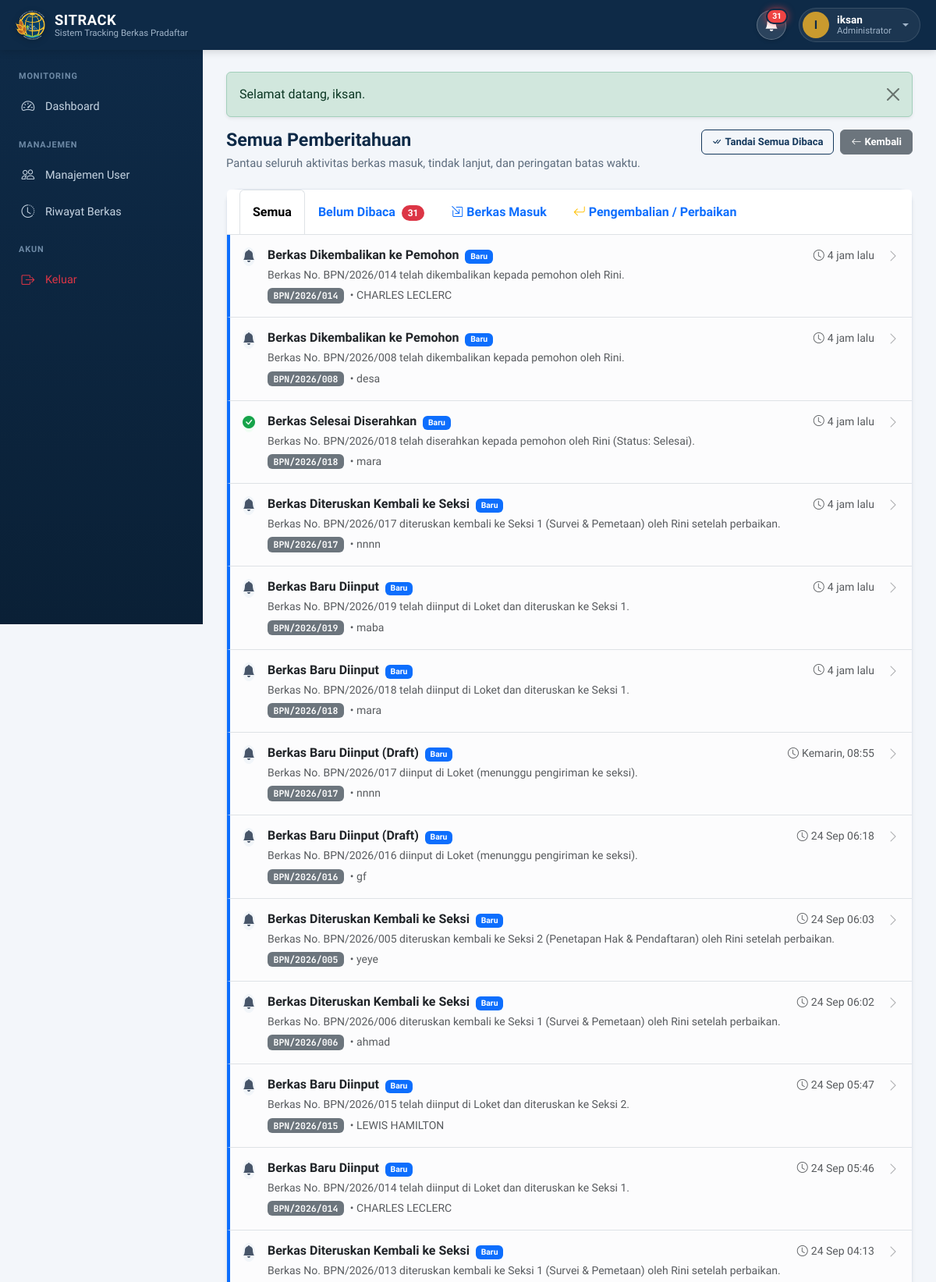
/notifikasi.php (signed in, upper part), run on the app's committed database.
### tables this page shows
CREATE TABLE `notifikasi` (
  `id` int(10) unsigned NOT NULL AUTO_INCREMENT,
  `id_berkas` int(10) unsigned DEFAULT NULL,
  `target_role` enum('admin','loket','seksi_1','seksi_2','all') NOT NULL,
  `target_user_id` int(10) unsigned DEFAULT NULL COMMENT 'Jika ditujukan ke user spesifik',
  `judul` varchar(150) NOT NULL,
  `pesan` text NOT NULL,
  `tipe` enum('masuk','kembali','selesai','warning','kritis','info') NOT NULL DEFAULT 'masuk',
  `link` varchar(255) NOT NULL,
  `created_at` timestamp NOT NULL DEFAULT current_timestamp(),
  PRIMARY KEY (`id`),
  KEY `idx_notif_target` (`target_role`,`target_user_id`),
  KEY `idx_notif_created` (`created_at`),
  KEY `fk_notif_berkas` (`id_berkas`),
  KEY `fk_notif_target_user` (`target_user_id`),
  CONSTRAINT `fk_notif_berkas` FOREIGN KEY (`id_berkas`) REFERENCES `berkas` (`id`) ON DELETE CASCADE,
  CONSTRAINT `fk_notif_target_user` FOREIGN KEY (`target_user_id`) REFERENCES `users` (`id`) ON DELETE SET NULL
);

CREATE TABLE `berkas` (
  `id` int(10) unsigned NOT NULL AUTO_INCREMENT,
  `nomor_pendaftaran` varchar(100) NOT NULL,
  `nama_pemohon` varchar(150) NOT NULL,
  `nik` varchar(20) DEFAULT NULL,
  `no_hp` varchar(20) DEFAULT NULL,
  `jenis_layanan` varchar(100) NOT NULL,
  `sertifikat_desa` varchar(255) DEFAULT NULL,
  `deskripsi_berkas` text DEFAULT NULL,
  `status_posisi` enum('loket','seksi_1','seksi_2','selesai','ditolak_ke_loket','ditolak_ke_seksi1') NOT NULL DEFAULT 'loket',
  `diinput_oleh` int(10) unsigned DEFAULT NULL,
  `petugas_tujuan_id` int(10) unsigned DEFAULT NULL,
  `deadline_at` datetime DEFAULT NULL,
  `sisa_sla_detik` int(11) DEFAULT NULL COMMENT 'Sisa detik SLA saat berkas dijeda/dikembalikan ke loket',
  `is_diterima_loket` tinyint(1) NOT NULL DEFAULT 0 COMMENT 'flag konfirmasi loket setelah berkas selesai/ditolak kembali',
  `created_at` timestamp NOT NULL DEFAULT current_timestamp(),
  `updated_at` timestamp NOT NULL DEFAULT current_timestamp() ON UPDATE current_timestamp(),
  PRIMARY KEY (`id`),
  UNIQUE KEY `nomor_pendaftaran` (`nomor_pendaftaran`),
  KEY `idx_status_posisi` (`status_posisi`),
  KEY `idx_nomor_pendaftaran` (`nomor_pendaftaran`),
  KEY `fk_berkas_diinput_oleh` (`diinput_oleh`),
  KEY `fk_berkas_petugas_tujuan` (`petugas_tujuan_id`),
  KEY `idx_deadline_at` (`deadline_at`),
  CONSTRAINT `fk_berkas_diinput_oleh` FOREIGN KEY (`diinput_oleh`) REFERENCES `users` (`id`),
  CONSTRAINT `fk_berkas_petugas_tujuan` FOREIGN KEY (`petugas_tujuan_id`) REFERENCES `users` (`id`) ON DELETE SET NULL
);

### includes/functions.php (called while the page is built, shortened)
<?php
function isLoggedIn(): bool
{
    return isset($_SESSION['user_id']);
}
function currentUser(): ?array
{
    return [
        'id'           => $_SESSION['user_id'],
        'username'     => $_SESSION['username'],
        'nama_lengkap' => $_SESSION['nama_lengkap'],
        'role'         => $_SESSION['role'],
    ];
}
function roleLabel(string $role): string
{
    return match ($role) {
        'admin'   => 'Administrator',
        'loket'   => 'Loket',
        'seksi_1' => 'Seksi 1 (Survei & Pemetaan)',
        'seksi_2' => 'Seksi 2 (Penetapan Hak & Pendaftaran)',
        default   => ucfirst($role),
    };
}
function baseUrl(string $path = ''): string
{
    return '/bpn-tracking/' . ltrim($path, '/');
}
function e(?string $value): string
{
    return htmlspecialchars((string) $value, ENT_QUOTES, 'UTF-8');
}
function formatTanggal(?string $datetime): string
{
    $bulan = ['Januari','Februari','Maret','April','Mei','Juni','Juli','Agustus','September','Oktober','November','Desember'];
    $ts = strtotime($datetime);
    return date('d', $ts) . ' ' . $bulan[(int) date('n', $ts) - 1] . ' ' . date('Y H:i', $ts);
}
require_once __DIR__ . '/notification_helper.php';

### includes/notification_helper.php (called while the page is built, shortened)
<?php
function waktuLalu(string|int|null $datetime): string
{
    $time = is_numeric($datetime) ? (int) $datetime : strtotime($datetime);
    $diff = time() - $time;
    if ($diff < 60) {
        return 'Baru saja';
    } elseif ($diff < 3600) {
        $menit = max(1, (int) round($diff / 60));
        return $menit . ' mnt lalu';
    } elseif ($diff < 86400) {
        $jam = max(1, (int) round($diff / 3600));
        return $jam . ' jam lalu';
    } elseif ($diff < 172800) {
        return 'Kemarin, ' . date('H:i', $time);
    } else {
        $bulanIndo = [
            1 => 'Jan', 2 => 'Feb', 3 => 'Mar', 4 => 'Apr', 5 => 'Mei', 6 => 'Jun',
            7 => 'Jul', 8 => 'Agt', 9 => 'Sep', 10 => 'Okt', 11 => 'Nov', 12 => 'Des'
        ];
        $m = (int) date('n', $time);
        return date('d', $time) . ' ' . ($bulanIndo[$m] ?? date('M', $time)) . ' ' . date('H:i', $time);
    }
}
function notifStyle(string $tipe): array
{
    return match ($tipe) {
        'masuk'   => ['bi-box-arrow-in-down-right', 'text-primary', 'bg-primary-subtle', 'style="background-color:#EFF6FF;color:#2563EB;"'],
        'kembali' => ['bi-arrow-return-left', 'text-warning-emphasis', 'bg-warning-subtle', 'style="background-color:#FFFBEB;color:#D97706;"'],
        'selesai' => ['bi-check-circle-fill', 'text-success', 'bg-success-subtle', 'style="background-color:#F0FDF4;color:#16A34A;"'],
        'warning' => ['bi-exclamation-triangle-fill', 'text-warning-emphasis', 'bg-warning-subtle', 'style="background-color:#FFF7ED;color:#EA580C;"'],
        'kritis'  => ['bi-exclamation-octagon-fill', 'text-danger', 'bg-danger-subtle', 'style="background-color:#FEF2F2;color:#DC2626;"'],
        default   => ['bi-bell-fill', 'text-secondary', 'bg-light', 'style="background-color:#F1F5F9;color:#475569;"'],
    };
}
function hitungNotifikasiBelumDibaca(PDO $conn, int $userId, string $role): int
{
    try {
        $stmt = $conn->prepare("
            SELECT COUNT(*)
            FROM notifikasi n
            LEFT JOIN notifikasi_read nr ON nr.notifikasi_id = n.id AND nr.user_id = ?
            WHERE (n.target_role = ? OR n.target_role = 'all' OR n.target_user_id = ?)
              AND (n.target_user_id IS NULL OR n.target_user_id = ?)
              AND nr.id IS NULL
        ");
        $stmt->execute([$userId, $role, $userId, $userId]);
        return (int) $stmt->fetchColumn();
    } catch (Throwable $e) {
        error_log('Error hitungNotifikasiBelumDibaca: ' . $e->getMessage());
        return 0;
    }
}

### notifikasi.php (the view, shortened to what this page needs)
<?php
require_once __DIR__ . '/config/database.php';
require_once __DIR__ . '/includes/functions.php';
$userId = (int) $_SESSION['user_id'];
$role   = $_SESSION['role'] ?? '';
$tab    = $_GET['tab'] ?? 'semua';
$whereClause = "(n.target_role = ? OR n.target_role = 'all' OR n.target_user_id = ?) AND (n.target_user_id IS NULL OR n.target_user_id = ?)";
$params = [$userId, $role, $userId, $userId];
$stmt = $conn->prepare("
    SELECT n.*,
           (nr.id IS NOT NULL) AS is_read,
           b.nomor_pendaftaran,
           b.nama_pemohon
    FROM notifikasi n
    LEFT JOIN notifikasi_read nr ON nr.notifikasi_id = n.id AND nr.user_id = ?
    LEFT JOIN berkas b ON b.id = n.id_berkas
    WHERE $whereClause
    ORDER BY n.created_at DESC
    LIMIT 100
");
$stmt->execute($params);
$notifikasiList = $stmt->fetchAll();
$totalUnread = hitungNotifikasiBelumDibaca($conn, $userId, $role);
require_once __DIR__ . '/includes/header.php';
require_once __DIR__ . '/includes/sidebar.php';
?>
<div class="page-head">
    <div>
        <h1>Semua Pemberitahuan</h1>
        <p>Pantau seluruh aktivitas berkas masuk, tindak lanjut, dan peringatan batas waktu.</p>
    </div>
    <div class="d-flex gap-2 align-items-center">
        <?php if ($totalUnread > 0): ?>
            <form action="notifikasi.php?tab=<?= urlencode($tab) ?>" method="POST" class="d-inline">
                <button type="submit" class="btn btn-outline-primary btn-sm">
                    <i class="bi bi-check-all me-1"></i>Tandai Semua Dibaca
                </button>
            </form>
        <?php endif; ?>
        <a href="javascript:history.back()" class="btn btn-secondary btn-sm">
            <i class="bi bi-arrow-left me-1"></i>Kembali
        </a>
    </div>
</div>
<div class="card shadow-sm mb-4">
    <div class="card-header bg-white border-bottom p-0">
        <ul class="nav nav-tabs card-header-tabs m-0 px-3 border-0 flex-nowrap overflow-x-auto" style="scrollbar-width: thin; -webkit-overflow-scrolling: touch;">
            <li class="nav-item">
                <a class="nav-link <?= $tab === 'semua' ? 'active fw-bold' : '' ?> py-3" href="notifikasi.php?tab=semua">
                    Semua
                </a>
            </li>
            <li class="nav-item">
                <a class="nav-link <?= $tab === 'unread' ? 'active fw-bold' : '' ?> py-3" href="notifikasi.php?tab=unread">
                    Belum Dibaca
                    <?php if ($totalUnread > 0): ?>
                        <span class="badge bg-danger rounded-pill ms-1"><?= $totalUnread ?></span>
                    <?php endif; ?>
                </a>
            </li>
            <li class="nav-item">
                <a class="nav-link <?= $tab === 'masuk' ? 'active fw-bold' : '' ?> py-3" href="notifikasi.php?tab=masuk">
                    <i class="bi bi-box-arrow-in-down-right me-1 text-primary"></i>Berkas Masuk
                </a>
            </li>
            <li class="nav-item">
                <a class="nav-link <?= $tab === 'kembali' ? 'active fw-bold' : '' ?> py-3" href="notifikasi.php?tab=kembali">
                    <i class="bi bi-arrow-return-left me-1 text-warning"></i>Pengembalian / Perbaikan
                </a>
            </li>
        </ul>
    </div>
    <div class="card-body p-0">
        <?php if (empty($notifikasiList)): ?>
            <div class="text-center py-5">
                <i class="bi bi-bell-slash text-muted" style="font-size: 2.5rem;"></i>
                <div class="fw-semibold mt-2 text-muted">Tidak ada pemberitahuan pada kategori ini.</div>
            </div>
        <?php else: ?>
            <div class="list-group list-group-flush">
                <?php foreach ($notifikasiList as $item):
                    [$icon, $textColor, $bgColor, $styleAttr] = notifStyle($item['tipe']);
                    $isUnread = !(bool)$item['is_read'];
                ?>
                <a href="notifikasi_baca.php?id=<?= (int)$item['id'] ?>"
                   class="list-group-item list-group-item-action p-3 d-flex align-items-start gap-3 transition-all <?= $isUnread ? 'bg-light-subtle' : '' ?>"
                   style="<?= $isUnread ? 'border-left: 4px solid #0D6EFD; background-color: #F8FAFC;' : '' ?>">
                    <div class="rounded-circle d-flex align-items-center justify-content-center flex-shrink-0"
                         <?= $styleAttr ?>
                         style="width: 42px; height: 42px; font-size: 1.15rem;">
                        <i class="bi <?= $icon ?>"></i>
                    </div>
                    <div class="flex-grow-1 min-w-0">
                        <div class="d-flex justify-content-between align-items-center mb-1">
                            <h6 class="mb-0 fw-bold <?= $isUnread ? 'text-dark' : 'text-secondary' ?>">
                                <?= e($item['judul']) ?>
                                <?php if ($isUnread): ?>
                                    <span class="badge text-bg-primary ms-1" style="font-size: 0.65rem;">Baru</span>
                                <?php endif; ?>
                            </h6>
                            <span class="small text-muted" title="<?= formatTanggal($item['created_at']) ?>">
                                <i class="bi bi-clock me-1"></i><?= waktuLalu($item['created_at']) ?>
                            </span>
                        </div>
                        <p class="mb-1 small text-muted text-break" style="line-height: 1.45;">
                            <?= e($item['pesan']) ?>
                        </p>
                        <?php if (!empty($item['nomor_pendaftaran'])): ?>
                            <div class="mt-1">
                                <span class="badge text-bg-secondary mono" style="font-size: 0.72rem;">
                                    <?= e($item['nomor_pendaftaran']) ?>
                                </span>
                                <?php if (!empty($item['nama_pemohon'])): ?>
                                    <span class="small text-muted ms-1">&bull; <?= e($item['nama_pemohon']) ?></span>
                                <?php endif; ?>
                            </div>
                        <?php endif; ?>
                    </div>
                    <div>
                        <i class="bi bi-chevron-right text-muted opacity-50"></i>
                    </div>
                </a>
                <?php endforeach; ?>
            </div>
        <?php endif; ?>
    </div>
</div>
<?php require_once __DIR__ . '/includes/footer.php'; ?>

### includes/header.php (shortened to what this page needs)
<?php
$user = currentUser();
global $conn;
$notifUnreadCount = 0;
if ($user && isset($conn)) {
    $notifUnreadCount = hitungNotifikasiBelumDibaca($conn, (int)$user['id'], $user['role']);
}
?>
<!DOCTYPE html>
<html lang="id">
<head>
<link href="https://cdn.jsdelivr.net/npm/bootstrap@5.3.3/dist/css/bootstrap.min.css" rel="stylesheet">
<link href="https://cdn.jsdelivr.net/npm/bootstrap-icons@1.11.3/font/bootstrap-icons.min.css" rel="stylesheet">
<link href="<?= baseUrl('assets/css/style.css') ?>?v=<?= time() ?>" rel="stylesheet">
</head>
<body>
<nav class="topbar">
    <div class="topbar-brand">
        <img src="<?= baseUrl('assets/img/logo-bpn-white.png') ?>?v=<?= time() ?>" alt="Logo ATR/BPN" class="brand-logo">
        <div class="brand-text">
            <span class="brand-mark">SITRACK</span>
            <span class="brand-sub">Sistem Tracking Berkas Pradaftar</span>
        </div>
    </div>
    <div class="d-flex align-items-center gap-3 ms-auto">
        <?php if ($user): ?>
        <div class="topbar-notif dropdown">
            <button class="btn-notif position-relative" type="button" id="notifDropdown" data-bs-toggle="dropdown" data-bs-auto-close="outside" aria-expanded="false" title="Pemberitahuan" style="width:38px; height:38px; border-radius:50%; background:rgba(255,255,255,0.12); border:1px solid rgba(255,255,255,0.25); color:#ffffff; display:inline-flex; align-items:center; justify-content:center; padding:0; cursor:pointer; box-shadow:0 2px 5px rgba(0,0,0,0.12);">
                <i class="bi bi-bell-fill" style="font-size:1.1rem; line-height:1;"></i>
                <span class="notif-badge <?= $notifUnreadCount > 0 ? '' : 'd-none' ?>" id="notifBadgeCounter" style="position:absolute; top:-3px; right:-3px; background:#EF4444; color:#ffffff; font-size:0.65rem; font-weight:800; line-height:1; padding:3px 6px; min-width:18px; text-align:center; border-radius:999px; border:2px solid #0E2A47; box-shadow:0 0 10px rgba(239,68,68,0.7);">
                    <?= $notifUnreadCount > 99 ? '99+' : $notifUnreadCount ?>
                </span>
            </button>
        </div>
        <?php endif; ?>
        <div class="topbar-user dropdown">
            <button class="btn-user dropdown-toggle" type="button" data-bs-toggle="dropdown" aria-expanded="false">
                <span class="user-avatar"><?= e(strtoupper(substr($user['nama_lengkap'] ?? '?', 0, 1))) ?></span>
                <span class="user-info d-none d-md-flex">
                    <strong><?= e($user['nama_lengkap'] ?? '') ?></strong>
                    <small><?= e(roleLabel($user['role'] ?? '')) ?></small>
                </span>
            </button>
        </div>
    </div>
</nav>
<div class="app-body">

### data on the page
notifikasi: target_role "Administrator"
notifikasi: judul "Berkas Dikembalikan ke Pemohon", created_at "4 jam lalu", pesan "Berkas No. BPN/2026/014 telah dikembalikan kepada pemohon oleh Rini.", id_berkas.nomor_pendaftaran "BPN/2026/014", id_berkas.nama_pemohon "CHARLES LECLERC"
notifikasi: judul "Berkas Dikembalikan ke Pemohon", created_at "4 jam lalu", pesan "Berkas No. BPN/2026/008 telah dikembalikan kepada pemohon oleh Rini.", id_berkas.nomor_pendaftaran "BPN/2026/008", id_berkas.nama_pemohon "desa"
notifikasi: judul "Berkas Selesai Diserahkan", created_at "4 jam lalu", pesan "Berkas No. BPN/2026/018 telah diserahkan kepada pemohon oleh Rini (Status: Selesai).", id_berkas.nomor_pendaftaran "BPN/2026/018", id_berkas.nama_pemohon "mara"
notifikasi: judul "Berkas Diteruskan Kembali ke Seksi", created_at "4 jam lalu", pesan "Berkas No. BPN/2026/017 diteruskan kembali ke Seksi 1 (Survei & Pemetaan) oleh Rini setelah perbaikan.", id_berkas.nomor_pendaftaran "BPN/2026/017", id_berkas.nama_pemohon "nnnn"
notifikasi: judul "Berkas Baru Diinput", created_at "4 jam lalu", pesan "Berkas No. BPN/2026/019 telah diinput di Loket dan diteruskan ke Seksi 1.", id_berkas.nomor_pendaftaran "BPN/2026/019", id_berkas.nama_pemohon "maba"
notifikasi: judul "Berkas Baru Diinput", created_at "4 jam lalu", pesan "Berkas No. BPN/2026/018 telah diinput di Loket dan diteruskan ke Seksi 1.", id_berkas.nomor_pendaftaran "BPN/2026/018", id_berkas.nama_pemohon "mara"
notifikasi: judul "Berkas Baru Diinput (Draft)", created_at "Kemarin, 08:55", pesan "Berkas No. BPN/2026/017 diinput di Loket (menunggu pengiriman ke seksi).", id_berkas.nomor_pendaftaran "BPN/2026/017", id_berkas.nama_pemohon "nnnn"
notifikasi: judul "Berkas Baru Diinput (Draft)", created_at "24 Sep 06:18", pesan "Berkas No. BPN/2026/016 diinput di Loket (menunggu pengiriman ke seksi).", id_berkas.nomor_pendaftaran "BPN/2026/016", id_berkas.nama_pemohon "gf"
notifikasi: judul "Berkas Diteruskan Kembali ke Seksi", created_at "24 Sep 06:03", pesan "Berkas No. BPN/2026/005 diteruskan kembali ke Seksi 2 (Penetapan Hak & Pendaftaran) oleh Rini setelah perbaikan.", id_berkas.nomor_pendaftaran "BPN/2026/005", id_berkas.nama_pemohon "yeye"
notifikasi: judul "Berkas Diteruskan Kembali ke Seksi", created_at "24 Sep 06:02", pesan "Berkas No. BPN/2026/006 diteruskan kembali ke Seksi 1 (Survei & Pemetaan) oleh Rini setelah perbaikan.", id_berkas.nomor_pendaftaran "BPN/2026/006", id_berkas.nama_pemohon "ahmad"
notifikasi: judul "Berkas Baru Diinput", created_at "24 Sep 05:47", pesan "Berkas No. BPN/2026/015 telah diinput di Loket dan diteruskan ke Seksi 2.", id_berkas.nomor_pendaftaran "BPN/2026/015", id_berkas.nama_pemohon "LEWIS HAMILTON"
notifikasi: judul "Berkas Baru Diinput", created_at "24 Sep 05:46", pesan "Berkas No. BPN/2026/014 telah diinput di Loket dan diteruskan ke Seksi 1.", id_berkas.nomor_pendaftaran "BPN/2026/014", id_berkas.nama_pemohon "CHARLES LECLERC"
notifikasi: judul "Berkas Diteruskan Kembali ke Seksi", created_at "24 Sep 04:13", pesan "Berkas No. BPN/2026/013 diteruskan kembali ke Seksi 1 (Survei & Pemetaan) oleh Rini setelah perbaikan."

### other printed values
$notifUnreadCount "31"
substr($user['nama_lengkap'] ?? '?', 0, 1) "I"
$user['nama_lengkap'] "iksan"
$flash['message'] "Selamat datang, iksan."
$totalUnread "31"
